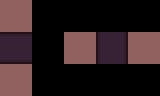

This is a level from a 2D game, rendered from its Tiled map with the project's own tilesets. A one-line summary and the complete map file follow:
An orthogonal 5x3 tile map with 32x32 px tiles, 3 tile layers (regions, input_types, output_floor_shadow), 1 hidden layer not drawn.

<map version="1.2" tiledversion="2019.03.13" orientation="orthogonal" renderorder="right-down" width="5" height="3" tilewidth="32" tileheight="32" infinite="0" nextlayerid="33" nextobjectid="1">
 <tileset firstgid="1" source="../tileset.tsx" />
 <layer id="29" name="regions" width="5" height="3">
  <data encoding="csv">
70,0,0,0,0,
80,0,70,80,70,
70,0,0,0,0
</data>
 </layer>
 <layer id="30" name="input_types" width="5" height="3">
  <data encoding="csv">
0,0,0,0,0,
80,0,0,80,0,
0,0,0,0,0
</data>
 </layer>
 <layer id="32" name="inputnot_types" width="5" height="3" visible="0">
  <data encoding="csv">
80,0,0,0,0,
0,0,80,0,80,
80,0,0,0,0
</data>
 </layer>
 <layer id="31" name="output_floor_shadow" width="5" height="3">
  <data encoding="csv">
0,0,0,0,0,
65,0,0,66,0,
0,0,0,0,0
</data>
 </layer>
</map>
